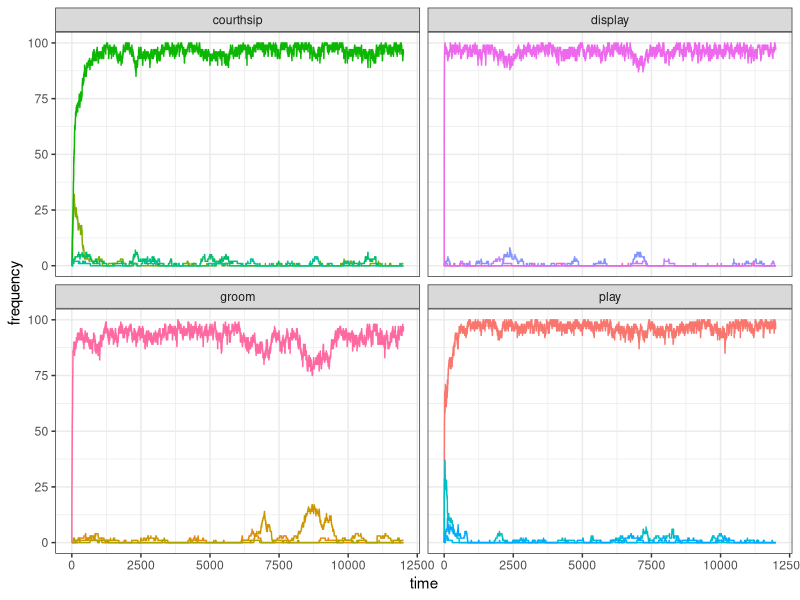

Write the R code that produced this figure. (Note: a time limit stopped this script after it produced the figure.)
library(tidyverse)

# 
# set_oranzees_environment()
# function commons to all the tests
#

set_oranzees_environment <- function() {
  list_pop <- c("Uossob", "Iat Forest", "Ebmog", "Elaham", "Elabik", "Ognodub")
  output <- tibble(
    population = rep(list_pop, each = 38),
    behaviour = as.factor(rep(1:38, 6)),
    type = rep(c(rep("social", 16), rep("food-related", 22)), 6),
    category = rep(c(
      rep("play", 4), rep("display", 4), rep("groom", 4), rep("courthsip", 4),
      "A", "A", "A", "A", "B", "B", "B", "B", "C", "C", "C", "D", "D", "D", "E", "E", "F", "F", "G", "H", "I", "J"
    ), 6),
    nutrient = rep(c(rep(NA, 16), "Y", "Y", "Y", "Y", "Z", "Z", "Z", "Z", "Y", "Y", "Y", "Z", "Z", "Z", "Y", "Y", "Z", "Z", "Y", "Z", "Y", "Z"), 6),
    p_g = rep(NA, 38 * 6),
    p_e = rep(NA, 38 * 6)
  )
  
  env_or_x <- c(220, 230, 700, 705, 710, 750)
  env_or_y <- c(660, 610, 450, 430, 510, 550)
  
  # genetic predispositions:
  x_g <- sample(1:1000, 38)
  y_g <- sample(1:1000, 38)
  
  # ecological availability:
  x_e <- sample(1:1000, 38)
  y_e <- sample(1:1000, 38)
  
  for (i in 1:6) {
    for (behav in 1:38) {
      output[output$population == list_pop[i] & output$behaviour == behav, ]$p_g <- 1 - sqrt((x_g[behav] - env_or_x[i])^2 + (y_g[behav] - env_or_y[i])^2) / 1000
      
      if (behav > 16) { # only for food-related behaviours:
        output[output$population == list_pop[i] & output$behaviour == behav, ]$p_e <- 1 - sqrt((x_e[behav] - env_or_x[i])^2 + (y_e[behav] - env_or_y[i])^2) / 500
      }
    }
  }
  
  # replace negative values with 0s:
  if (dim(output[output$p_g < 0, ])[1] > 0) {
    output[output$p_g < 0, ]$p_g <- 0
  }
  if (dim(output[output$p_e < 0 & !is.na(output$p_e), ])[1] > 0) {
    output[output$p_e < 0 & !is.na(output$p_e), ]$p_e <- 0
  }
  
  # return the tibble:
  output
}

#############################################################################
#
# TEST FOR ONE RUN (only social behaviours)
#

test_oranzees1 <- function(t_max){

  oranzees_environment <- set_oranzees_environment()
  test_environment <- oranzees_environment %>%
    filter(population == 'Uossob')
  
  N <- 100
  
  pop <- matrix(c(rep(0, 38 * N), sample(1:300, N, replace = TRUE)), nrow = N, byrow = FALSE)
  
  output <- matrix( nrow = t_max, ncol = 16)
  
  for (t in 1:t_max) {
    
    output[t, ] <- colSums(pop[, 1:16])
    # demographic bit:
    pop[, 39] <- pop[, 39] + 1
    pop[pop[, 39] >= 720, ] <- 0
    old <- which(pop[, 39] > 300)
    dead <- sample(c(TRUE, FALSE), length(old), prob = c(.01, .99), replace = TRUE)
    pop[old[dead], ] <- 0
    # innovation bit:
    for(i in 1:N){
      state <- ((sum(pop[i, 1:4]) >= 1) + (sum(pop[i, 5:8]) >= 1) + (sum(pop[i, 9:12]) >= 1) + (sum(pop[i, 13:16]) >= 1)) / 4
      p_state <- rnorm(1, mean = 1 - state, sd = 0.05)
      if(runif(1) < p_state){
        p_peering <- rnorm(16, mean = colSums(pop[, 1:16]), sd=1)
        p_peering[p_peering < 0] = 0
        innovation_i <- sample(1:16, 1, prob = p_peering)
        if( runif(1) < test_environment$p_g[innovation_i]){
          if(innovation_i <= 4){
            pop[i, 1:4] = 0
            pop[i, innovation_i] = 1
          } else if(innovation_i > 4 & innovation_i <= 8){
            pop[i, 5:8] = 0
            pop[i, innovation_i] = 1
          } else if(innovation_i > 8 & innovation_i <= 12){
            pop[i, 9:12] = 0
            pop[i, innovation_i] = 1
          } else{
            pop[i, 13:16] = 0
            pop[i, innovation_i] = 1
          }
        }
      }
    }
  }
  output
}

t_max = 12000
my_test <- test_oranzees1(t_max)

# PLOT

my_test <- gather(as_tibble(my_test), 1:16, key = "behaviour", value = "frequency")
data_to_plot = tibble(behaviour = my_test$behaviour, 
                      frequency = my_test$frequency, 
                      time = rep(1:t_max ,16), 
                      category = c(rep("play", t_max*4), rep("display", t_max*4), rep("groom", t_max*4), rep("courthsip", t_max*4)))

ggplot(data = data_to_plot) +
  geom_line(aes(x = time, y = frequency, color = behaviour)) +
  facet_wrap(~category) +
  theme_bw() +
  theme(legend.position = "none")

#############################################################################
#
# TEST FOR MULTIPLE RUNS WITH SAME INITIALISATION (only social behaviours)
#
  
test_oranzees2 <- function(t_max){
  
  N <- 100
  pop <- matrix(c(rep(0, 38 * N), sample(1:300, N, replace = TRUE)), nrow = N, byrow = FALSE)
  
  for (t in 1:t_max) {
    
    # demographic bit:
    
    pop[, 39] <- pop[, 39] + 1
    pop[pop[, 39] >= 720, ] <- 0
    old <- which(pop[, 39] > 300)
    dead <- sample(c(TRUE, FALSE), length(old), prob = c(.01, .99), replace = TRUE)
    pop[old[dead], ] <- 0
    # innovation bit:
    for(i in 1:N){
      state <- ((sum(pop[i, 1:4]) >= 1) + (sum(pop[i, 5:8]) >= 1) + (sum(pop[i, 9:12]) >= 1) + (sum(pop[i, 13:16]) >= 1)) / 4
      p_state <- rnorm(1, mean = 1 - state, sd = 0.05)
      if(runif(1) < p_state){
        p_peering <- rnorm(16, mean = colSums(pop[, 1:16]))
        p_peering[p_peering < 0] = 0
        innovation_i <- sample(1:16, 1, prob = p_peering)
        if( runif(1) < test_environment$p_g[innovation_i]){
          if(innovation_i <= 4){
            pop[i, 1:4] = 0
            pop[i, innovation_i] = 1
          } else if(innovation_i > 4 & innovation_i <= 8){
            pop[i, 5:8] = 0
            pop[i, innovation_i] = 1
          } else if(innovation_i > 8 & innovation_i <= 12){
            pop[i, 9:12] = 0
            pop[i, innovation_i] = 1
          } else{
            pop[i, 13:16] = 0
            pop[i, innovation_i] = 1
          }
        }
      }
    }
  }
  output <- colSums(pop[, 1:16])
}


oranzees_environment <- set_oranzees_environment()
test_environment <- oranzees_environment %>%
  filter(population == 'Uossob')

n_run <- 10
t_max <- 12000
gene_test1 <- matrix(nrow = n_run, ncol = 16)
for(run in 1:n_run){
  gene_test1[run,] <- test_oranzees2(t_max)
}

write(t(gene_test1), file = "output/social_test1.csv", ncolumns = 16)
write(test_environment$p_g[1:16], file = "output/social_test1_p_g.csv", ncolumns = 1)

# PLOT:
library(reshape2)
results <- as.matrix(read.table("output/gene_test1.csv"))
colnames(results) <- 1:16

as_tibble(melt(results, varnames = c("run", "behaviour"), value.name = "frequency")) %>%
  mutate(run = as_factor(run), behaviour = as_factor(behaviour)) %>%
  add_column(category = as_factor(c(rep("play", 40), rep("display", 40), rep("groom", 40), rep("courthsip", 40)))) %>%
  ggplot() +
  geom_raster(aes(x = behaviour, y = run, fill = frequency)) +
  facet_wrap(~category, scales = "free") +
  scale_fill_gradient(low = "grey90", high = "red") +
  theme_bw()

#############################################################################
#
# TEST FOR ONE RUN (only food behaviours)
#

test_oranzees3 <- function(t_max) {
  oranzees_environment <- set_oranzees_environment()
  test_environment <- oranzees_environment %>%
    filter(population == "Uossob")
  
  N <- 100
  
  pop <- matrix(c(rep(0, 38 * N), sample(1:300, N, replace = TRUE)), nrow = N, byrow = FALSE)
  
  output <- matrix(nrow = t_max, ncol = 22)
  
  for (t in 1:t_max) {
    # demographic bit:
    output[t, ] <- colSums(pop[, 17:38])
    pop[, 39] <- pop[, 39] + 1
    pop[pop[, 39] >= 720, ] <- 0
    old <- which(pop[, 39] > 300)
    dead <- sample(c(TRUE, FALSE), length(old), prob = c(.01, .99), replace = TRUE)
    pop[old[dead], ] <- 0
    # innovation bit:
    for (i in 1:N) {
      food_behaviours <- which(pop[i, 17:38] > 0) + 16
      if (length(food_behaviours) > 1) {
        amount <- test_environment$p_e[food_behaviours]
        nutrients <- test_environment$nutrient[food_behaviours]
        if (length(unique(nutrients)) > 1) {
          state <- ((1 - abs(sum(amount[nutrients == "Y"]) - sum(amount[nutrients == "Z"])) / 5) + sum(amount) / 10) / 2
        } else {
          state <- 0
        }
      } else {
        state <- 0
      }
      p_state <- rnorm(1, mean = 1 - state, sd = .05)
      if (runif(1) < p_state) {
        p_peering <- rnorm(22, mean = colSums(pop[, 17:38]), sd = 1)
        p_peering[p_peering < 0] <- 0
        innovation_i <- sample(17:38, 1, prob = p_peering)
        if (runif(1) < test_environment$p_g[innovation_i]) {
          if (innovation_i <= 20) {
            pop[i, 17:20] <- 0
            pop[i, innovation_i] <- 1
          } else if (innovation_i > 20 & innovation_i <= 24) {
            pop[i, 21:24] <- 0
            pop[i, innovation_i] <- 1
          } else if (innovation_i > 24 & innovation_i <= 27) {
            pop[i, 25:27] <- 0
            pop[i, innovation_i] <- 1
          } else if (innovation_i > 27 & innovation_i <= 30) {
            pop[i, 28:30] <- 0
            pop[i, innovation_i] <- 1
          } else if (innovation_i > 30 & innovation_i <= 32) {
            pop[i, 31:32] <- 0
            pop[i, innovation_i] <- 1 
          } else if (innovation_i > 32 & innovation_i <= 34) {
            pop[i, 33:34] <- 0
            pop[i, innovation_i] <- 1
          } else {
            pop[i, innovation_i] <- 1
          }
        }
      }
    }
  }
  output <- colSums(pop[, 17:38])
}

t_max = 12000
my_test <- test_oranzees3(t_max)

# PLOT

my_test <- gather(as_tibble(my_test), 1:22, key = "behaviour", value = "frequency")
data_to_plot = tibble(behaviour = my_test$behaviour, 
                      frequency = my_test$frequency, 
                      time = rep(1:t_max, 22), 
                      category = as_factor(c(rep("A", t_max*4), rep("B", t_max*4), rep("C", t_max*3), rep("D", t_max*3), 
                                   rep("E", t_max*2), rep("F", t_max*2), rep("G", t_max), rep("H", t_max), 
                                   rep("I", t_max), rep("J", t_max))))

ggplot(data = data_to_plot) +
  geom_line(aes(x = time, y = frequency, color = behaviour)) +
  facet_wrap(~category) +
  theme_bw() +
  theme(legend.position = "none")

#############################################################################
#
# TEST FOR MULTIPLE RUNS WITH SAME INITIALISATION (only food behaviours)
#

test_oranzees4 <- function(t_max) {
  
  N <- 100
  
  pop <- matrix(c(rep(0, 38 * N), sample(1:300, N, replace = TRUE)), nrow = N, byrow = FALSE)
  
  for (t in 1:t_max) {
    # demographic bit:
    pop[, 39] <- pop[, 39] + 1
    pop[pop[, 39] >= 720, ] <- 0
    old <- which(pop[, 39] > 300)
    dead <- sample(c(TRUE, FALSE), length(old), prob = c(.01, .99), replace = TRUE)
    pop[old[dead], ] <- 0
    # innovation bit:
    for (i in 1:N) {
      food_behaviours <- which(pop[i, 17:38] > 0) + 16
      if (length(food_behaviours) > 1) {
        amount <- test_environment$p_e[food_behaviours]
        nutrients <- test_environment$nutrient[food_behaviours]
        if (length(unique(nutrients)) > 1) {
          state <- ((1 - abs(sum(amount[nutrients == "Y"]) - sum(amount[nutrients == "Z"])) / 5) + sum(amount) / 10) / 2
        } else {
          state <- 0
        }
      } else {
        state <- 0
      }
      p_state <- rnorm(1, mean = 1 - state, sd = .05)
      if (runif(1) < p_state) {
        p_peering <- rnorm(22, mean = colSums(pop[, 17:38]), sd = 1)
        p_peering[p_peering < 0] <- 0
        innovation_i <- sample(17:38, 1, prob = p_peering)
        if (runif(1) < test_environment$p_g[innovation_i]) {
          if (innovation_i <= 20) {
            pop[i, 17:20] <- 0
            pop[i, innovation_i] <- 1
          } else if (innovation_i > 20 & innovation_i <= 24) {
            pop[i, 21:24] <- 0
            pop[i, innovation_i] <- 1
          } else if (innovation_i > 24 & innovation_i <= 27) {
            pop[i, 25:27] <- 0
            pop[i, innovation_i] <- 1
          } else if (innovation_i > 27 & innovation_i <= 30) {
            pop[i, 28:30] <- 0
            pop[i, innovation_i] <- 1
          } else if (innovation_i > 30 & innovation_i <= 32) {
            pop[i, 31:32] <- 0
            pop[i, innovation_i] <- 1 
          } else if (innovation_i > 32 & innovation_i <= 34) {
            pop[i, 33:34] <- 0
            pop[i, innovation_i] <- 1
          } else {
            pop[i, innovation_i] <- 1
          }
        }
      }
    }
  }
  output <- colSums(pop[, 17:38])
}

oranzees_environment <- set_oranzees_environment()
test_environment <- oranzees_environment %>%
  filter(population == 'Uossob')

n_run <- 10
t_max <- 12000
food_test1 <- matrix(nrow = n_run, ncol = 22)
for(run in 1:n_run){
  food_test1[run, ] <- test_oranzees4(t_max)
  print(run)
}
write(t(food_test1), file = "output/food_test5.csv", ncolumns = 22)
write(test_environment$p_g[17:38], file = "output/food_test5_p_g.csv", ncolumns = 1)
write(test_environment$p_e[17:38], file = "output/food_test5_p_e.csv", ncolumns = 1)


# PLOT:

library(reshape2)
results <- as.matrix(read.table("output/food_test5.csv"))
colnames(results) <- 17:38

as_tibble(melt(results, varnames = c("run", "behaviour"), value.name = "frequency")) %>%
  mutate(run = as_factor(run), behaviour = as_factor(behaviour)) %>%
  add_column(category = as_factor(c(rep("A", 40), rep("B", 40), rep("C", 30), rep("D", 30), 
                                 rep("E", 20), rep("F", 20), rep("G", 10), rep("H", 10), 
                                  rep("I", 10), rep("J", 10)))) %>%
  ggplot() +
    geom_raster(aes(x = behaviour, y = run, fill = frequency)) +
    facet_wrap(~category, scales = "free") +
    scale_fill_gradient(low = "grey90", high = "red") +
    theme_bw()
